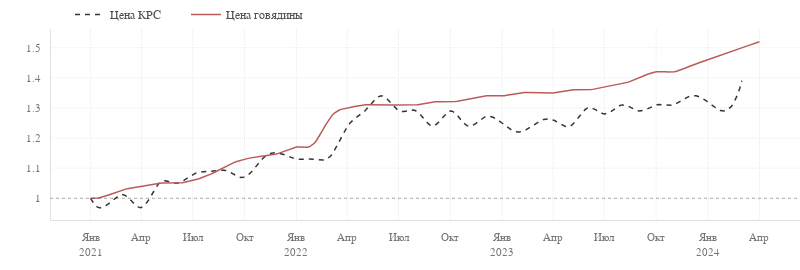

Here is the notebook cell this chart was saved with:
### Code cell
fig = go.Figure(layout=dict(width=800, height=270))


fig.add_trace(
    go.Scatter(
        x=smoothed(normalized_by_first(animals).round(2), datetime_index=True).index,
        y=smoothed(normalized_by_first(animals).round(2),  datetime_index=True).values.ravel(),
        mode='lines', line_color=palette[-5], line_dash='5px', hoverinfo='skip', name='Цена КРС'
    )
)
fig.add_trace(
    go.Scatter(
        x=normalized_by_first(animals).round(2).index,
        y=normalized_by_first(animals).round(2).values.ravel(),
        marker=dict(opacity=0, size=5),
        mode='markers', line_color=palette[-5], name='Цена КРС', showlegend=False
    )
)
fig.add_trace(
    go.Scatter(
        x=smoothed(normalized_by_first(beef).round(2), datetime_index=True).index,
        y=smoothed(normalized_by_first(beef).round(2),  datetime_index=True).values.ravel(),
        mode='lines', line_color=palette[1], hoverinfo='skip', name='Цена говядины'
    )
)
fig.add_trace(
    go.Scatter(
        x=normalized_by_first(beef).round(2).index,
        y=normalized_by_first(beef).round(2).values.ravel(),
        marker=dict(opacity=0, size=5),
        mode='markers', line_color=palette[1], name='Цена говядины', showlegend=False
    )
)
fig.update_xaxes(
    dtick='M3',
    tickformat="%b<br>%Y",
    labelalias=xtickaliases
)
fig.update_yaxes(
    dtick=0.1
)

pl_hline(1)

fig.show(config=config)
pl_savefig(figure=fig, name='price-beef', path=path_save_img, config=config, fmt='html')

### Figure 1 — Plotly figure (JSON) as saved in the notebook; plotly's stock layout.template omitted (floating-point values rounded to 4 significant figures; data arrays with more than 128 entries replaced by an {"elided": "..."} marker saying what was removed)
{"data": [{"hoverinfo": "skip", "line": {"color": "#353535", "dash": "5px"}, "mode": "lines", "name": "Цена КРС", "type": "scatter", "x": {"elided": "300 str values"}, "y": {"elided": "300 float values"}}, {"line": {"color": "#353535"}, "marker": {"opacity": 0, "size": 5}, "mode": "markers", "name": "Цена КРС", "showlegend": false, "type": "scatter", "x": ["2021-01-01T00:00:00", "2021-02-01T00:00:00", "2021-03-01T00:00:00", "2021-04-01T00:00:00", "2021-05-01T00:00:00", "2021-06-01T00:00:00", "2021-07-01T00:00:00", "2021-08-01T00:00:00", "2021-09-01T00:00:00", "2021-10-01T00:00:00", "2021-11-01T00:00:00", "2021-12-01T00:00:00", "2022-01-01T00:00:00", "2022-02-01T00:00:00", "2022-03-01T00:00:00", "2022-04-01T00:00:00", "2022-05-01T00:00:00", "2022-06-01T00:00:00", "2022-07-01T00:00:00", "2022-08-01T00:00:00", "2022-09-01T00:00:00", "2022-10-01T00:00:00", "2022-11-01T00:00:00", "2022-12-01T00:00:00", "2023-01-01T00:00:00", "2023-02-01T00:00:00", "2023-03-01T00:00:00", "2023-04-01T00:00:00", "2023-05-01T00:00:00", "2023-06-01T00:00:00", "2023-07-01T00:00:00", "2023-08-01T00:00:00", "2023-09-01T00:00:00", "2023-10-01T00:00:00", "2023-11-01T00:00:00", "2023-12-01T00:00:00", "2024-01-01T00:00:00", "2024-02-01T00:00:00", "2024-03-01T00:00:00"], "y": [1, 0.98, 1.01, 0.97, 1.05, 1.05, 1.08, 1.09, 1.09, 1.07, 1.13, 1.15, 1.13, 1.13, 1.14, 1.24, 1.29, 1.34, 1.29, 1.29, 1.24, 1.29, 1.24, 1.27, 1.25, 1.22, 1.25, 1.26, 1.24, 1.3, 1.28, 1.31, 1.29, 1.31, 1.31, 1.34, 1.32, 1.29, 1.39]}, {"hoverinfo": "skip", "line": {"color": "#BA5B58"}, "mode": "lines", "name": "Цена говядины", "type": "scatter", "x": {"elided": "300 str values"}, "y": {"elided": "300 float values"}}, {"line": {"color": "#BA5B58"}, "marker": {"opacity": 0, "size": 5}, "mode": "markers", "name": "Цена говядины", "showlegend": false, "type": "scatter", "x": ["2021-01-01T00:00:00", "2021-02-01T00:00:00", "2021-03-01T00:00:00", "2021-04-01T00:00:00", "2021-05-01T00:00:00", "2021-06-01T00:00:00", "2021-07-01T00:00:00", "2021-08-01T00:00:00", "2021-09-01T00:00:00", "2021-10-01T00:00:00", "2021-11-01T00:00:00", "2021-12-01T00:00:00", "2022-01-01T00:00:00", "2022-02-01T00:00:00", "2022-03-01T00:00:00", "2022-04-01T00:00:00", "2022-05-01T00:00:00", "2022-06-01T00:00:00", "2022-07-01T00:00:00", "2022-08-01T00:00:00", "2022-09-01T00:00:00", "2022-10-01T00:00:00", "2022-11-01T00:00:00", "2022-12-01T00:00:00", "2023-01-01T00:00:00", "2023-02-01T00:00:00", "2023-03-01T00:00:00", "2023-04-01T00:00:00", "2023-05-01T00:00:00", "2023-06-01T00:00:00", "2023-07-01T00:00:00", "2023-08-01T00:00:00", "2023-09-01T00:00:00", "2023-10-01T00:00:00", "2023-11-01T00:00:00", "2023-12-01T00:00:00", "2024-01-01T00:00:00", "2024-02-01T00:00:00", "2024-03-01T00:00:00", "2024-04-01T00:00:00"], "y": [1, 1.01, 1.03, 1.04, 1.05, 1.05, 1.06, 1.08, 1.11, 1.13, 1.14, 1.15, 1.17, 1.18, 1.27, 1.3, 1.31, 1.31, 1.31, 1.31, 1.32, 1.32, 1.33, 1.34, 1.34, 1.35, 1.35, 1.35, 1.36, 1.36, 1.37, 1.38, 1.4, 1.42, 1.42, 1.44, 1.46, 1.48, 1.5, 1.52]}], "layout": {"height": 270, "shapes": [{"line": {"color": "black", "dash": "3px", "width": 1}, "opacity": 0.3, "type": "line", "x0": 0, "x1": 1, "xref": "x domain", "y0": 1, "y1": 1, "yref": "y"}], "width": 800, "xaxis": {"autorange": true, "dtick": "M3", "labelalias": {"Apr<br>2021": "Апр", "Apr<br>2022": "Апр", "Apr<br>2023": "Апр", "Apr<br>2024": "Апр", "Aug<br>2021": "Авг", "Aug<br>2022": "Авг", "Aug<br>2023": "Авг", "Aug<br>2024": "Авг", "Dec<br>2021": "Дек", "Dec<br>2022": "Дек", "Dec<br>2023": "Дек", "Dec<br>2024": "Дек", "Feb<br>2021": "Фев", "Feb<br>2022": "Фев", "Feb<br>2023": "Фев", "Feb<br>2024": "Фев", "Jan<br>2021": "Янв<br>2021", "Jan<br>2022": "Янв<br>2022", "Jan<br>2023": "Янв<br>2023", "Jan<br>2024": "Янв<br>2024", "Jul<br>2021": "Июл", "Jul<br>2022": "Июл", "Jul<br>2023": "Июл", "Jul<br>2024": "Июл", "Jun<br>2021": "Июн", "Jun<br>2022": "Июн", "Jun<br>2023": "Июн", "Jun<br>2024": "Июн", "Mar<br>2021": "Мар", "Mar<br>2022": "Мар", "Mar<br>2023": "Мар", "Mar<br>2024": "Мар", "May<br>2021": "Май", "May<br>2022": "Май", "May<br>2023": "Май", "May<br>2024": "Май", "Nov<br>2021": "Ноя", "Nov<br>2022": "Ноя", "Nov<br>2023": "Ноя", "Nov<br>2024": "Ноя", "Oct<br>2021": "Окт", "Oct<br>2022": "Окт", "Oct<br>2023": "Окт", "Oct<br>2024": "Окт", "Sep<br>2021": "Сен", "Sep<br>2022": "Сен", "Sep<br>2023": "Сен", "Sep<br>2024": "Сен"}, "range": ["2020-10-20 22:52:42.6168", "2024-06-12 01:07:17.3832"], "tickformat": "%b<br>%Y", "type": "date"}, "yaxis": {"autorange": true, "dtick": 0.1, "range": [0.9279, 1.562], "type": "linear"}}}
